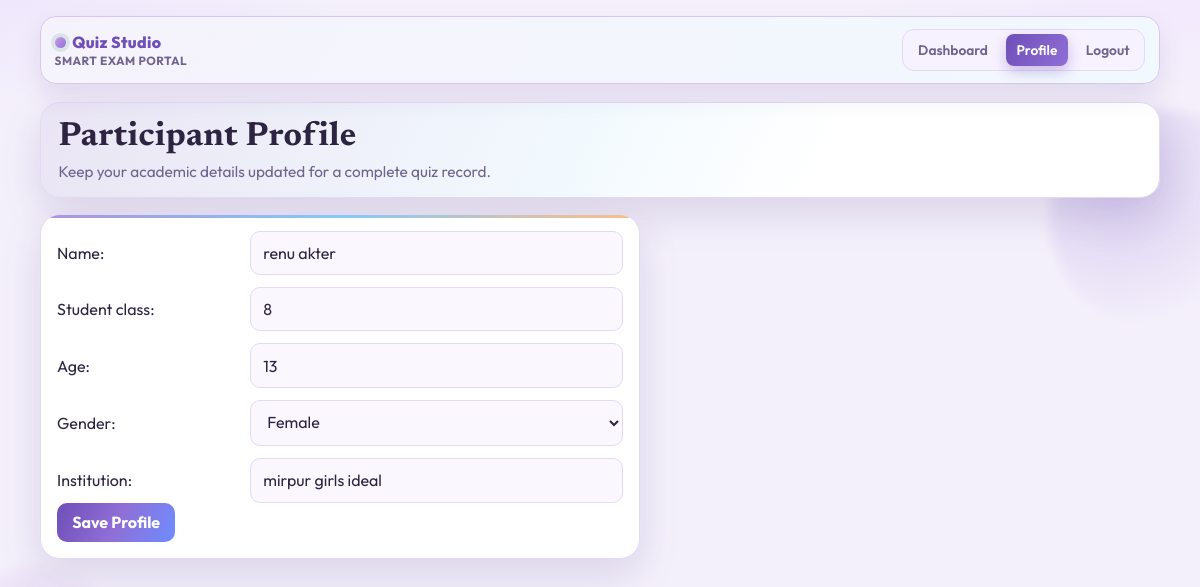
Page /participant-profile/ (signed in) on the committed database.
### Quiz/models.py (models this page shows, shortened)
class Participant(models.Model):
    GENDER_CHOICES = (
        ("male", "Male"),
        ("female", "Female"),
        ("other", "Other"),
    )
    user = models.OneToOneField(settings.AUTH_USER_MODEL, on_delete=models.CASCADE, related_name="participant")
    name = models.CharField(max_length=150)
    student_class = models.CharField(max_length=100)
    age = models.PositiveIntegerField()
    gender = models.CharField(max_length=10, choices=GENDER_CHOICES)
    institution = models.CharField(max_length=200)

### Quiz/views.py (the view)
# urls.py: path("participant-profile/", views.participant_profile_view, name="participant_profile"),
@login_required
@never_cache
def participant_profile_view(request):
    participant = getattr(request.user, "participant", None)
    form = ParticipantForm(request.POST or None, instance=participant)
    if request.method == "POST" and form.is_valid():
        participant = form.save(commit=False)
        participant.user = request.user
        participant.save()
        messages.success(request, "Participant profile saved.")
        return redirect("quiz:dashboard")
    return render(request, "quiz/participant_profile.html", {"form": form})

### Quiz/forms.py
class ParticipantForm(forms.ModelForm):
    class Meta:
        model = Participant
        fields = ("name", "student_class", "age", "gender", "institution")

### Quiz/templates/quiz/participant_profile.html (shortened to what this page needs)
{% extends "quiz/base.html" %}
{% block content %}
<section class="hero">
    <h1 class="title">Participant Profile</h1>
    <p class="subtitle">Keep your academic details updated for a complete quiz record.</p>
</section>
<form method="post" class="card form-card">
    <div class="profile-rows">
        <div class="profile-row">
            {{ form.name.label_tag }}
            <div>
                {{ form.name }}
            </div>
        </div>
        <div class="profile-row">
            {{ form.student_class.label_tag }}
            <div>
                {{ form.student_class }}
            </div>
        </div>
        <div class="profile-row">
            {{ form.age.label_tag }}
            <div>
                {{ form.age }}
            </div>
        </div>
        <div class="profile-row">
            {{ form.gender.label_tag }}
            <div>
                {{ form.gender }}
            </div>
        </div>
        <div class="profile-row">
            {{ form.institution.label_tag }}
            <div>
                {{ form.institution }}
            </div>
        </div>
    </div>
    <button type="submit" class="btn btn-primary">Save Profile</button>
</form>
{% endblock %}

### Quiz/templates/quiz/base.html (style rules this page uses)
:root { --bg: #f4f0fb; --paper: #ffffff; --paper-soft: #faf7ff; --ink: #2d2441; --muted: #6f648d; --line: #e3d9f4; --brand: #8f6ed5; --brand-2: #6f4fb8; --accent: #c89eea; --accent-2: #5ab9f3; --accent-3: #ffa95e; --danger: #b33131; --success-bg: #f0eaff; --success-text: #5e3ca2; --warning-bg: #fff3fb; --warning-text: #8e4e89; --info-bg: #efe9ff; --info-text: #5741a4; --danger-bg: #ffeaea; --radius-lg: 20px; --radius-md: 12px; --shadow: 0 16px 42px rgba(62, 41, 112, 0.14); }
* { box-sizing: border-box; }
body { margin: 0; font-family: "Outfit", sans-serif; color: var(--ink); background: radial-gradient(900px 400px at -10% -15%, #e8ddff 0%, transparent 60%), radial-gradient(760px 260px at 110% -8%, #f2e5ff 0%, transparent 68%), var(--bg); min-height: 100vh; position: relative; overflow-x: hidden; }
body::before, body::after { content: ""; position: fixed; border-radius: 50%; filter: blur(6px); z-index: -1; animation: floaty 8s ease-in-out infinite; }
body::before { width: 220px; height: 220px; right: -70px; top: 110px; background: radial-gradient(circle at 30% 30%, rgba(143, 110, 213, 0.28), transparent 70%); }
body::after { width: 180px; height: 180px; left: -50px; bottom: 70px; background: radial-gradient(circle at 40% 40%, rgba(200, 158, 234, 0.3), transparent 70%); animation-delay: 1.5s; }
.hero { border: 1px solid var(--line); border-radius: var(--radius-lg); padding: 1rem 1.1rem; background: linear-gradient(115deg, rgba(111, 79, 184, 0.15), rgba(90, 185, 243, 0.08) 48%, transparent 70%), var(--paper); box-shadow: var(--shadow); margin-bottom: 1rem; animation: lift 0.45s ease; }
.title { margin: 0; font-size: clamp(1.5rem, 3.5vw, 2.1rem); line-height: 1.08; font-family: "Newsreader", serif; letter-spacing: 0.01em; }
.subtitle { margin: 0.4rem 0 0; color: var(--muted); font-size: 0.96rem; max-width: 68ch; }
.card { background: var(--paper); border: 1px solid var(--line); border-radius: var(--radius-lg); padding: 1rem; margin-bottom: 1rem; box-shadow: var(--shadow); animation: lift 0.45s ease; position: relative; overflow: hidden; }
.card::before { content: ""; position: absolute; top: 0; left: 0; width: 100%; height: 3px; background: linear-gradient(90deg, var(--brand), var(--accent-2), var(--accent-3)); opacity: 0.75; }
.form-card { width: min(600px, 100%); }
input[type="text"], input[type="email"], input[type="password"], input[type="number"], select, textarea { width: 100%; border: 1px solid var(--line); border-radius: 10px; padding: 0.7rem 0.78rem; font: inherit; color: var(--ink); background: var(--paper-soft); transition: 0.2s ease; }
.btn { border: 0; border-radius: 10px; padding: 0.62rem 0.95rem; font: inherit; font-weight: 700; cursor: pointer; text-decoration: none; display: inline-flex; align-items: center; justify-content: center; gap: 0.35rem; transition: 0.2s ease; position: relative; overflow: hidden; }
.btn-primary { color: #fff; background: linear-gradient(115deg, var(--brand-2), var(--brand), #6e8dff); }
.btn-primary::after { content: ""; position: absolute; inset: 0 auto 0 -130%; width: 50%; background: linear-gradient(120deg, transparent, rgba(255, 255, 255, 0.3), transparent); transform: skewX(-20deg); transition: left 0.45s ease; }
.content > *:nth-child(1) { animation-delay: 0.02s; }
.content > *:nth-child(3) { animation-delay: 0.14s; }

### Quiz/templates/quiz/participant_profile.html (style rules this page uses)
.profile-rows { display: grid; gap: 0.75rem; }
.profile-row { display: grid; grid-template-columns: 180px 1fr; gap: 0.8rem; align-items: center; }
.profile-row label { margin: 0; }

### rows in the picture
Participant: name "renu akter", student_class "8", age "13", gender "Female", institution "mirpur girls ideal"
